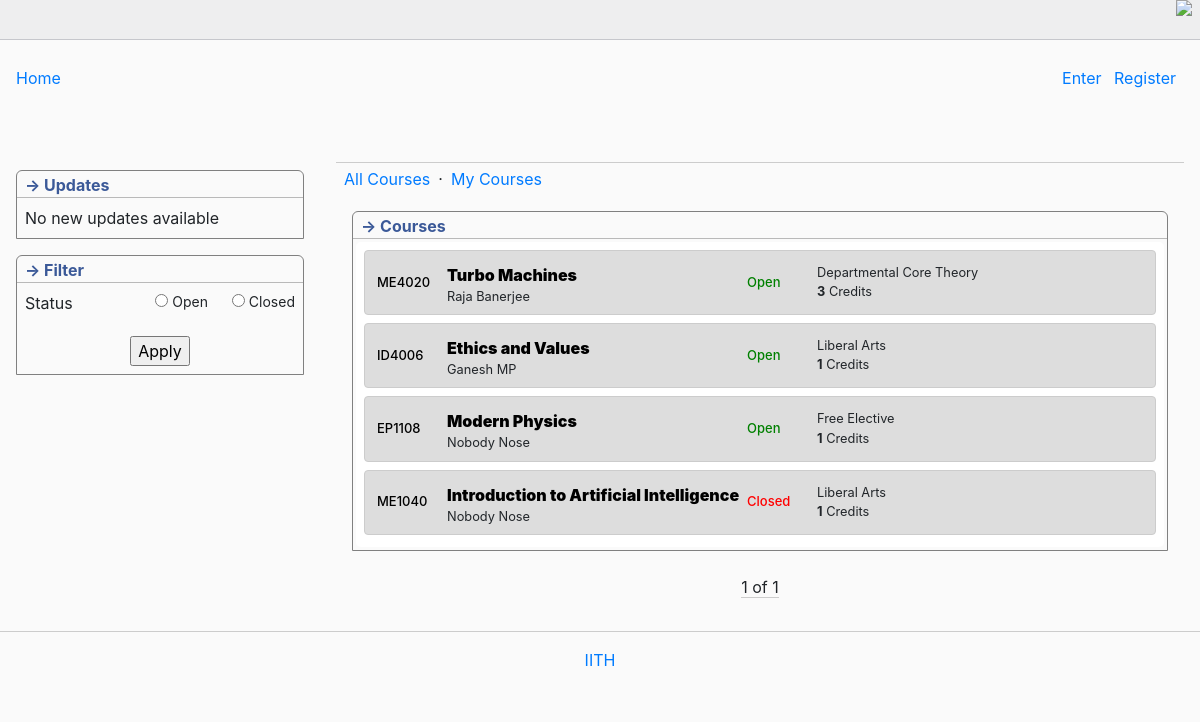
/, run on an earlier commit of the app's database.
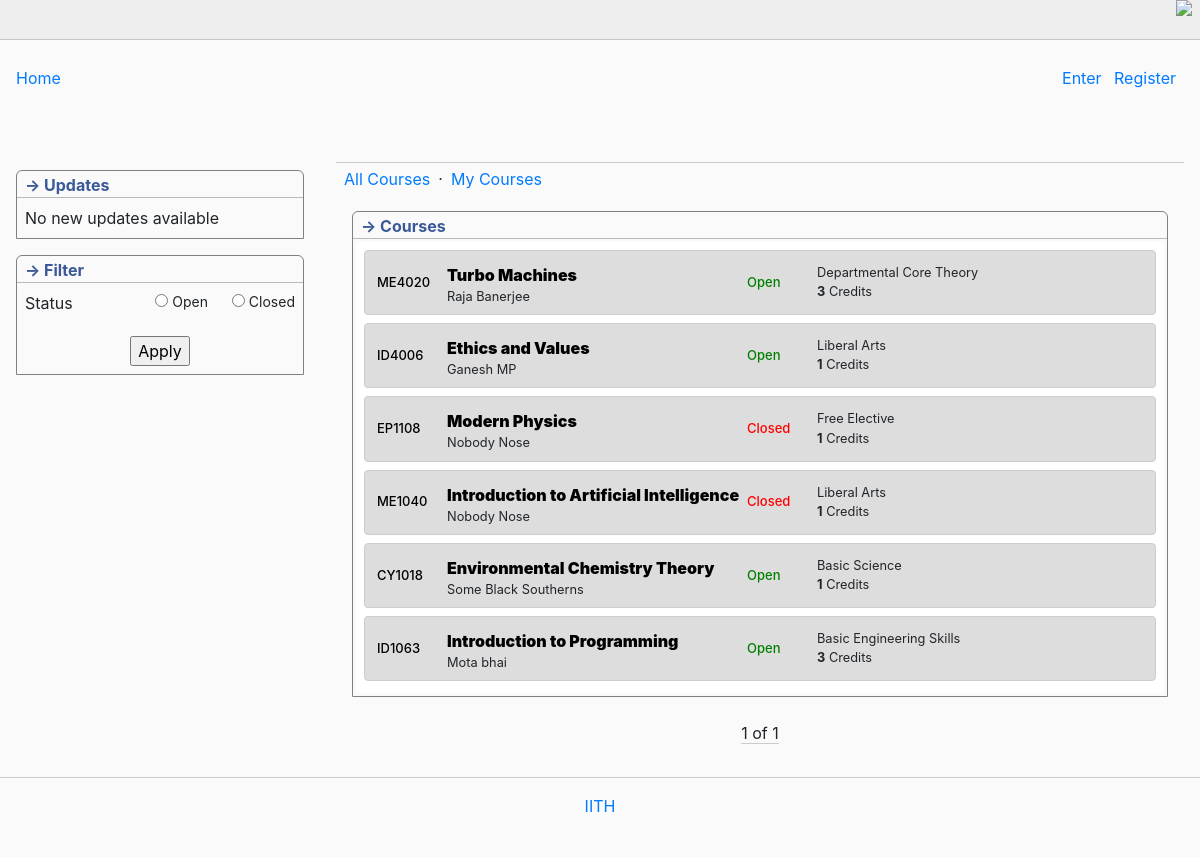
And on a later commit of the database.
### sle/models.py (models this page shows, shortened)
class Course(models.Model):
    course_code = models.CharField(max_length=64)
    title = models.CharField(max_length=200)
    tutor = models.CharField(max_length=200, blank=True)
    status = models.BooleanField(default=True)
    credit = models.IntegerField(default=1)
    elective_type_choices = {
        'Liberal Arts': 'LA',
        'Departmental Core Theory': 'DCT',
        'Departmental Core Lab': 'DCL',
        'Free Elective': 'FE',
        'Basic Science': 'BS',
        'Basic Engineering Skills': 'BES',
        'Additional': 'Additional',
        'Departmental Elective': 'DE',
    }
    elective_type = models.CharField(max_length=60, default='LA', choices=elective_type_choices)
    registered_students = models.ManyToManyField(User, blank=True, related_name='ongoing')
    finished_course = models.ManyToManyField(User, blank=True)

### sle/views.py (the view)
# urls.py: path('', views.index, name='index'),
def index(req):
    courses = Course.objects.all()
    paginator = Paginator(courses, 20)
    page_number = req.GET.get("page")
    page_obj = paginator.get_page(page_number)
    updates = Update.objects.last()
    return render(req, 'sle/index.html', {
        'courses': page_obj,
        'news': updates
    })

### sle/templates/sle/index.html (shortened to what this page needs)
{% extends 'sle/layout.html' %}
{% block body %}
<div class="flexit">
    <div id="sidebar">
        <div class="boxit borderTopRound">
            <div class="caption titled">&rightarrow; Updates</div>
            <div style="padding: 0.5rem;">
                {% if news %}
                    <strong>{{news.topic}}</strong>
                    <p>{{news.news}}</p>
                {% else %}
                    No new updates available
                {% endif %}
            </div>
        </div>
        <div class="boxit borderTopRound">
            <div class="caption titled">&rightarrow; Filter</div>
            <div style="padding: 0.5rem;">
                <form action="{% url 'filterpage' %}" method="post">
                    <div class="_FilterByTagsFrame_difficulty">
                        Status
                        <div class="_FilterByTagsFrame_difficulty_smaller">
                            <div class="mr-4">
                                <input type="radio" name="status" id="open" value="True">
                                <label for="open">Open</label>
                            </div>
                            <div>
                                <input type="radio" name="status" id="closed" value="False">
                                <label for="closed">Closed</label>
                            </div>
                        </div>
                    </div>
                    <div class="_FilterByTagsFrame_button">
                        <input type="submit" value="Apply">
                    </div>
                </form>
            </div>
        </div>
    </div>
    <div class="pagecontent">
        <div class="second-level-menu">
            <li><a href="{% url 'index' %}">All Courses</a></li>
            <li>&CenterDot;</li>
            <li><a href="{% url 'mycourses' %}">My Courses</a></li>
        </div>
        <div class="boxit borderTopRound">
            <div class="caption titled">
                &rightarrow; Courses
            </div>
            <div class="dkwod">
                {% for course in courses %}
                <div class="courses">
                    <div class="med">
                        <a href="#">{{ course.course_code }}</a>
                    </div>
                    <div class="column-flex">
                        <a style="font-weight: 900;" href="#">{{ course.title }}</a>
                        <small>{{ course.tutor }}</small>
                    </div>
                    <div class="med">
                        {% if course.status %}
                        <div style="color: green;">
                            Open
                        </div>
                        {% else %}
                        <div style="color: red;">
                            Closed
                        </div>
                        {% endif %}
                    </div>
                    <div class="column-flex">
                        <small>
                            {{ course.elective_type }}
                        </small>
                        <small><strong>{{ course.credit }}</strong> Credits</small>
                    </div>
                </div>
                {% empty %}
                <div class="courses">
                    Nothing here
                </div>
                {% endfor %}
            </div>
        </div>
        <div class="pagination">
            <span class="step-links">
                <span class="current">
                    {{ courses.number }} of {{ courses.paginator.num_pages }}
                </span>
            </span>
        </div>
    </div>
</div>
{% endblock %}

### sle/templates/sle/layout.html (shortened to what this page needs)
{% load static %}
<!DOCTYPE html>
<html lang="en">
<head>
    <link rel="stylesheet" href="https://stackpath.bootstrapcdn.com/bootstrap/4.4.1/css/bootstrap.min.css">
    <link rel="stylesheet" href="{% static 'sle/style.css' %}">
</head>
<body>
    <div class="mobile-toolbar">
        <div class="mobile-toolbar-internals">
            <img src="//codeforces.org/s/58961/images/icons/icons-ellipsis-v.png" class="mobile-toolbar-sidebar" onclick="hide()">
        </div>
    </div>
    <div id="body">
        <div id="header">
            <div style="float: left;"><a href="{% url 'index' %}">Home</a></div>
            {% if user.is_authenticated %}
            <strong>{{user.username}}</strong>
            <div class="sign-in-links">
                <a href="{% url 'logout' %}">Logout</a>
            </div>
            {% else %}
            <div class="sign-in-links">
                <div>
                    <a href="{% url 'login' %}">Enter</a>
                    <a href="{% url 'register' %}">Register</a>
                </div>
            </div>
            {% endif %}
        </div>
        {% block body %}
        {% endblock %}
        <div id="footer">
            <div><a href="#">IITH</a></div>
        </div>
    </div>
</body>
</html>

### sle/static/sle/style.css (style rules this page uses)
* { box-sizing: border-box; }
body { background-color: #fafafa; }
#body { padding: 1rem 0; max-width: 1200px; min-width: auto; margin: 0 auto; }
#header { min-height: 5rem; margin: 0 1rem; }
#header a { margin-right: 0.5rem; }
.sign-in-links { float: right; }
html .borderTopRound { border-top-left-radius: var(--border-radius); border-top-right-radius: var(--border-radius); }
:root { --border-radius: 6px; --notice-color: #888; --border-color: rgb(185, 185, 185); --muted-color: #666; --highlighted-blue-color: #def; --highlighted-green-color: #E8F5E9; }
.boxit { border: 1px solid grey; margin: 1rem; }
#sidebar { float: right; width: 20em; padding-top: 0.5rem; }
#footer { margin-top: 1rem; padding-top: 1rem; border-top: 1px solid #ccc; text-align: center; font-size: 1em; clear: both; height: 4em; }
.pagecontent { margin: 1rem; min-height: 20rem; width: 100%; max-width: 900px; display: flex; flex-direction: column; flex: 3; }
.dkwod { background-color: white; margin: 3px; border-radius: 5px; padding: 4px; }
.dkwod a { color: black; }
.flexit { display: flex; flex-wrap: wrap; }
.courses { padding: 0.5rem; display: flex; flex-wrap: wrap; margin: 4px; margin-bottom: 8px; background-color: #dddddd; border-radius: 4px; border: 1px solid #ccc; }
.second-level-menu { display: flex; padding: 4px 8px; border-top: 1px solid #ccc; }
.column-flex { display: flex; flex-direction: column; max-width: 300px; width: 200px; min-width: 200px; flex: auto; padding-left: 4px; padding-top: 4px; }
.med { font-weight: 500; font-size: small; display: grid; width: 70px; min-width: 70px; padding-left: 4px; align-items: center; }
.boxit .titled { padding-left: 0.5rem; border-bottom: 1px solid #b9b9b9; }
.boxit .caption { color: #3b5998; font-weight: 700; margin-top: 2px; position: relative; }
.caption { font-weight: 700; color: #3b5998; }
.pagination { display: grid; align-items: center; text-align: center; margin-top: 0.5rem; }
.current { border-bottom: 1px solid #ccc; }
li { list-style: none; padding-right: 0.5rem; }
.mobile-toolbar { background-color: #eeeeef; border-bottom: 1px solid #C6C7CC; margin-bottom: 10px; margin-inline: auto; }
@media only screen and (max-device-width: 8000px) { .mobile-toolbar { display: block; height: 2.5rem; } }
.mobile-toolbar-internals { height: 100%; padding-inline: 0.5rem; }
.mobile-toolbar-sidebar { float: right; }
@media only screen and (max-device-width: 8000px) { .mobile-toolbar-sidebar { margin-left: 3px; margin-bottom: 6px; max-width: 32px; max-height: 32px; } }
._FilterByTagsFrame_difficulty { display: flex; margin-bottom: 1rem; }
._FilterByTagsFrame_difficulty_smaller { width: 100%; display: flex; justify-content: end; font-size: 14px; }
._FilterByTagsFrame_button { text-align: center; }

What changed in the data, as far as the page shows it:
changed Course "Modern Physics": status "Open" → "Closed"
added Course: course_code "CY1018", title "Environmental Chemistry Theory", tutor "Some Black Southerns", status "Open", elective_type "Basic Science", credit "1"
added Course: course_code "ID1063", title "Introduction to Programming", tutor "Mota bhai", status "Open", elective_type "Basic Engineering Skills", credit "3"
